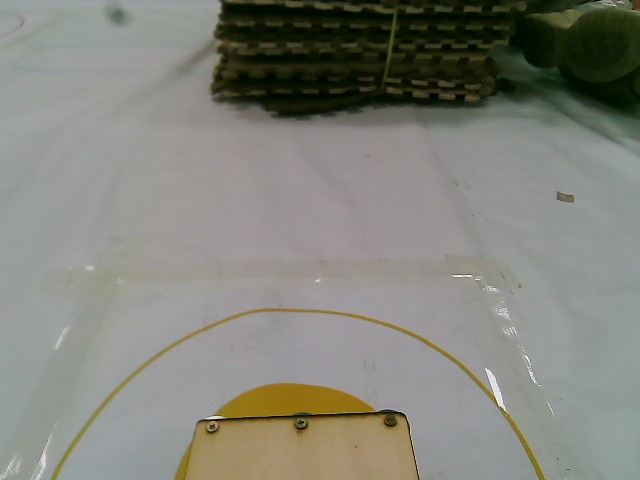
#> input picture assets/ch3_yellow_servo0_reference.jpg, 640 x 480 px
$ python -i task_board_reader.py   (imports and definitions only)
#> lines starting #> are read from the running program, lines starting #| are printed output that depends on the picture; after the words box and inside, x2 and y2 are one past the last pixel; in counts of white or black regions, pixels touching at a corner belong together
#> further down, picture is the input picture: shape (480, 640, 3); mean B, G, R 122.8, 131.3, 130.6
#!/usr/bin/env python3
"""RoboCup task-board reader: OpenCV rectification + lightweight Chinese OCR.

Designed for Cooper3516833584/car_for_robocup.  The module deliberately owns
only camera/image perception.  It does not command the drive base and does not
know mission strategy.

Production intent:
- The car turns to face the board after the referee starts the round.
- A short burst of frames is passed to TaskBoardReader.
- Only a validated {red, blue, green} result whose sum is 4 is accepted.
- A failed read is an explicit failure; never silently default to 2/1/1.

The OCR dependency is imported lazily so the rest of the repository and unit
tests remain importable on machines without RapidOCR/ONNX Runtime.
"""

from __future__ import annotations

from collections import defaultdict
from dataclasses import dataclass
from itertools import islice
from pathlib import Path
import json
import math
import re
import sys
import unicodedata
from typing import Iterable, Protocol, Sequence

import numpy as np

try:
    import cv2  # type: ignore
except ImportError:  # pragma: no cover - exercised on minimal dev machines
    cv2 = None  # type: ignore


ColorName = str
Quad = tuple[
    tuple[float, float],
    tuple[float, float],
    tuple[float, float],
    tuple[float, float],
]


@dataclass(frozen=True, slots=True)
class OCRToken:
    text: str
    score: float = 1.0
    box: Quad | None = None

    # [18 lines left out: functions y_center, x_center, height, not called in this run]


@dataclass(frozen=True, slots=True)
class TaskCounts:
    red: int
    blue: int
    green: int

    # [6 lines left out: function __post_init__, not called in this run]

    @property
    def total(self) -> int:
        return self.red + self.blue + self.green

    @property
    def key(self) -> tuple[int, int, int]:
        return self.red, self.blue, self.green

    def as_dict(self) -> dict[str, int]:
        return {"red": self.red, "blue": self.blue, "green": self.green}


@dataclass(frozen=True, slots=True)
class ParsedTask:
    counts: TaskCounts | None
    confidence: float
    inferred_colors: tuple[ColorName, ...] = ()
    lines: tuple[str, ...] = ()
    reason: str | None = None

    @property
    def valid(self) -> bool:
        return self.counts is not None


@dataclass(frozen=True, slots=True)
class TaskBoardResult:
    counts: TaskCounts | None
    confidence: float
    raw_lines: tuple[str, ...] = ()
    inferred_colors: tuple[ColorName, ...] = ()
    board_quad: Quad | None = None
    source: str = "none"
    reason: str | None = None
    votes: int = 1

    @property
    def valid(self) -> bool:
        return self.counts is not None

    @property
    def task(self) -> dict[str, int] | None:
        return None if self.counts is None else self.counts.as_dict()

    # [12 lines left out: function to_json_dict, not called in this run]


@dataclass(frozen=True, slots=True)
class TaskBoardConfig:
    canonical_width_px: int = 1200
    canonical_height_px: int = 520
    minimum_quad_area_ratio: float = 0.035
    maximum_quad_area_ratio: float = 0.92
    minimum_aspect_ratio: float = 1.30
    maximum_aspect_ratio: float = 3.80
    minimum_rectangularity: float = 0.68
    minimum_board_brightness: float = 120.0
    minimum_ocr_score: float = 0.45
    allow_missing_color_inference: bool = True
    full_frame_fallback: bool = True
    enhanced_ocr_retry: bool = True
    required_consensus_votes: int = 3
    maximum_frames: int = 3
    debug_directory: Path | None = None

    def __post_init__(self) -> None:
        if self.canonical_width_px < 200 or self.canonical_height_px < 120:
            raise ValueError("canonical task-board image is too small")
        if not 0.0 < self.minimum_quad_area_ratio < self.maximum_quad_area_ratio <= 1.0:
            raise ValueError("invalid task-board area ratios")
        if not 1.0 < self.minimum_aspect_ratio < self.maximum_aspect_ratio:
            raise ValueError("invalid board aspect-ratio range")
        if not 0.0 <= self.minimum_rectangularity <= 1.0:
            raise ValueError("minimum_rectangularity must be in [0, 1]")
        if not 0.0 <= self.minimum_ocr_score <= 1.0:
            raise ValueError("minimum_ocr_score must be in [0, 1]")
        if self.required_consensus_votes <= 0 or self.maximum_frames <= 0:
            raise ValueError("consensus frame limits must be positive")
        if self.required_consensus_votes > self.maximum_frames:
            raise ValueError("required votes cannot exceed maximum frames")


class OCRBackend(Protocol):
    def recognize(self, image: np.ndarray) -> Sequence[OCRToken]: ...


class RapidOCRBackend:
    """Small adapter around RapidOCR's current RapidOCROutput API.

    Current RapidOCR exposes result.txts/result.scores/result.boxes.  The
    defensive legacy branch makes the component tolerant of older tuple-style
    returns encountered on pre-existing robot images.
    """

    def __init__(self) -> None:
        self._engine = None

    def _load(self):
        if self._engine is None:
            try:
                from rapidocr import RapidOCR  # type: ignore
            except ImportError as exc:  # pragma: no cover - hardware setup path
                raise RuntimeError(
                    "RapidOCR is not installed. Install requirements-task-board.txt"
                ) from exc
            self._engine = RapidOCR()
        return self._engine

    def recognize(self, image: np.ndarray) -> Sequence[OCRToken]:
        engine = self._load()
        result = engine(image, use_cls=False)
        if result is None:
            return ()

        if hasattr(result, "txts"):
            texts = getattr(result, "txts", None)
            texts = () if texts is None else texts
            scores = getattr(result, "scores", None)
            scores = () if scores is None else scores
            boxes = getattr(result, "boxes", None)
            tokens: list[OCRToken] = []
            for index, text in enumerate(texts):
                score = float(scores[index]) if index < len(scores) else 1.0
                box = _coerce_quad(boxes[index]) if boxes is not None and index < len(boxes) else None
                tokens.append(OCRToken(str(text), score, box))
            return tokens

        # Older RapidOCR releases returned (result, elapsed).  Each result item
        # commonly looked like [box, text, score].
        payload = result[0] if isinstance(result, tuple) and result else result
        tokens = []
        if isinstance(payload, (list, tuple)):
            for item in payload:
                if not isinstance(item, (list, tuple)) or len(item) < 2:
                    continue
                box = _coerce_quad(item[0])
                text = str(item[1])
                score = float(item[2]) if len(item) >= 3 else 1.0
                tokens.append(OCRToken(text, score, box))
        return tokens


def _require_opencv() -> None:
    if cv2 is None:
        raise RuntimeError("OpenCV (cv2) is required for task-board image processing")


# [53 lines left out: functions _coerce_quad, order_quad, warp_task_board, _quad_metrics, not called in this run]


def find_task_board_quad(image: np.ndarray, config: TaskBoardConfig = TaskBoardConfig()) -> np.ndarray | None:
    """Locate a likely white landscape KT-board quadrilateral.

    This intentionally does not assume the exact sample-board layout.  It scores
    large bright quadrilaterals and leaves whole-frame OCR as a fallback.
    """
    _require_opencv()
    if image is None or image.ndim not in (2, 3):
        raise ValueError("image must be a grayscale or BGR numpy array")
    gray = image if image.ndim == 2 else cv2.cvtColor(image, cv2.COLOR_BGR2GRAY)
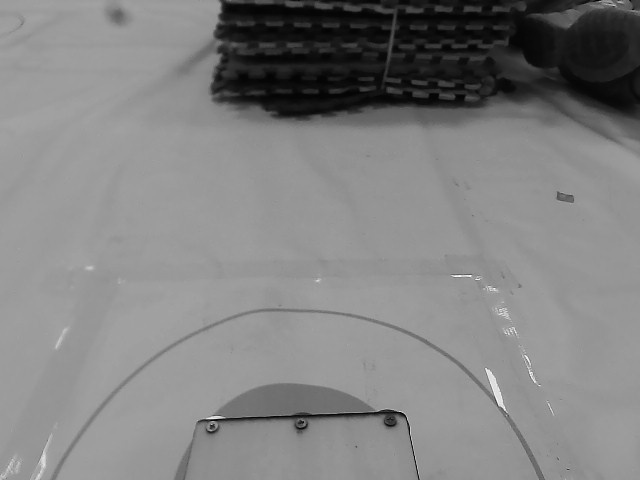
#> gray: shape (480, 640); min 1, max 253, mean 130.1
    blurred = cv2.GaussianBlur(gray, (5, 5), 0)
    edges = cv2.Canny(blurred, 45, 145)
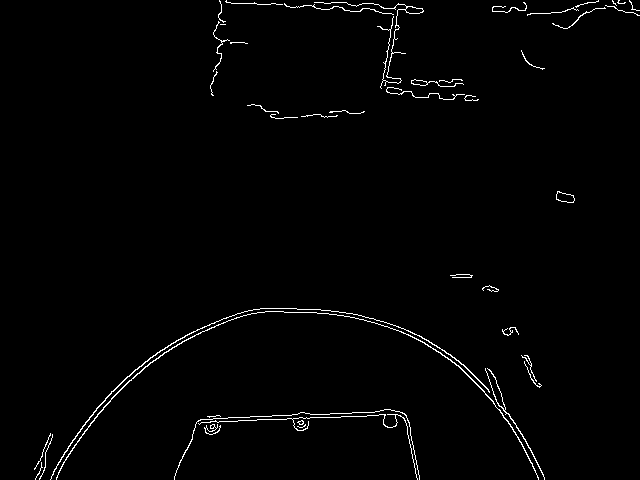
#> edges: shape (480, 640); 1.4% white in thin lines or dots
    kernel = cv2.getStructuringElement(cv2.MORPH_RECT, (5, 5))
    edges = cv2.morphologyEx(edges, cv2.MORPH_CLOSE, kernel, iterations=2)
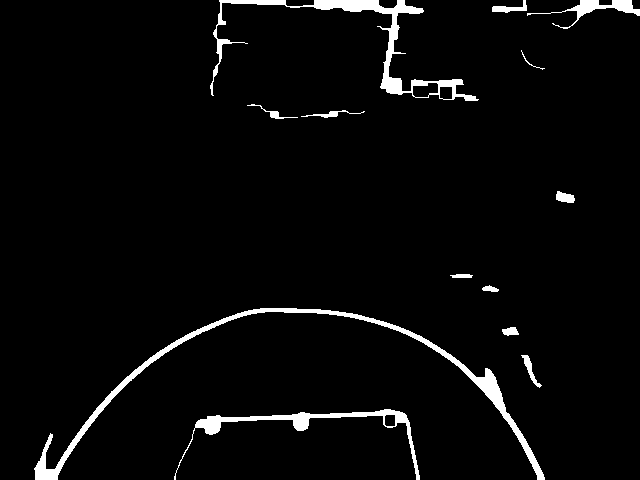
#> edges: shape (480, 640); 3.5% white; 13 white regions, largest, box (x1, y1, x2, y2) and area: (34, 308, 545, 480) 4112, (210, 0, 479, 101) 3004, (174, 409, 420, 480) 1826

    # A second contour source helps when the border is weak but the board face
    # is much brighter than its surroundings.
    _, bright = cv2.threshold(blurred, 0, 255, cv2.THRESH_BINARY + cv2.THRESH_OTSU)
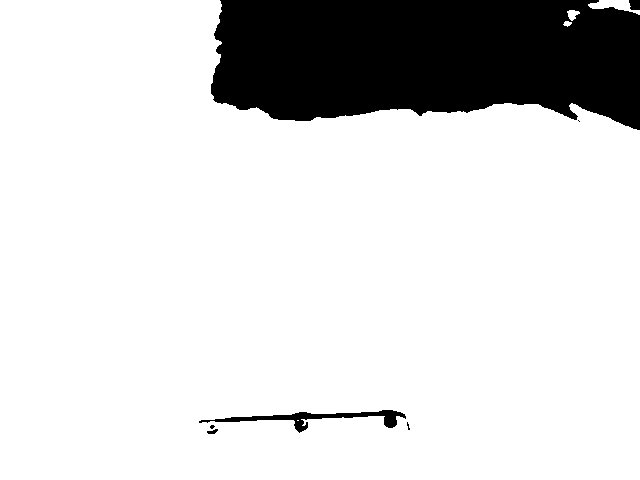
#> bright: shape (480, 640); 84.3% white; 7 black regions (3 under 20 px), largest, box (x1, y1, x2, y2) and area: (211, 0, 640, 130) 47019, (199, 410, 406, 433) 1189, (629, 0, 640, 10) 101, (207, 429, 218, 434) 34
    sources = (edges, bright)
    best: tuple[float, np.ndarray] | None = None
    image_area = image.shape[0] * image.shape[1]
#> image_area = 307200

    for source_index, source in enumerate(sources):
        contours, _ = cv2.findContours(source, cv2.RETR_LIST, cv2.CHAIN_APPROX_SIMPLE)
        for contour in contours:
            area = abs(float(cv2.contourArea(contour)))
            if area < config.minimum_quad_area_ratio * image_area:
                continue
            perimeter = float(cv2.arcLength(contour, True))
            if perimeter <= 0.0:
                continue
            approx = cv2.approxPolyDP(contour, 0.018 * perimeter, True)
            if len(approx) != 4 or not cv2.isContourConvex(approx):
                continue
            quad = approx.reshape(4, 2).astype(np.float32)
            h, w = image.shape[:2]
            boundary_hits = sum(
                1
                for x, y in quad
                if x <= 3.0 or y <= 3.0 or x >= w - 4.0 or y >= h - 4.0
            )
            if boundary_hits >= 2:
                continue
            area_ratio, aspect, rectangularity, brightness = _quad_metrics(quad, image.shape, gray)
            if source_index == 1 and area_ratio > 0.45:
                # The bright-mask source can otherwise mistake a large wall or
                # floor region touching the horizon for the white task board.
                continue
            if not config.minimum_quad_area_ratio <= area_ratio <= config.maximum_quad_area_ratio:
                continue
            if not config.minimum_aspect_ratio <= aspect <= config.maximum_aspect_ratio:
                continue
            if rectangularity < config.minimum_rectangularity:
                continue
            if brightness < config.minimum_board_brightness:
                continue
            aspect_preference = math.exp(-abs(math.log(max(aspect, 1e-6) / 2.30)))
            brightness_score = min(1.0, max(0.0, (brightness - 100.0) / 155.0))
            border_bonus = 0.05 if source_index == 0 else 0.0
            score = (
                1.75 * area_ratio
                + 0.55 * rectangularity
                + 0.30 * brightness_score
                + 0.20 * aspect_preference
                + border_bonus
            )
            if best is None or score > best[0]:
                best = (score, order_quad(quad))
#> this loop made 2 passes
#> source_index on passes 1 to 2: 0, 1
    return None if best is None else best[1]


def enhance_for_ocr(image: np.ndarray) -> np.ndarray:
    _require_opencv()
    gray = image if image.ndim == 2 else cv2.cvtColor(image, cv2.COLOR_BGR2GRAY)
    clahe = cv2.createCLAHE(clipLimit=1.8, tileGridSize=(8, 8))
    enhanced = clahe.apply(gray)
    blurred = cv2.GaussianBlur(enhanced, (0, 0), 1.0)
    sharpened = cv2.addWeighted(enhanced, 1.55, blurred, -0.55, 0)
    return cv2.cvtColor(sharpened, cv2.COLOR_GRAY2BGR)


_CHINESE_DIGITS = {
    "零": 0,
    "〇": 0,
    "一": 1,
    "二": 2,
    "两": 2,
    "兩": 2,
    "三": 3,
    "四": 4,
}
_COLOR_ALIASES: dict[ColorName, tuple[str, ...]] = {
    "red": ("红色", "紅色", "红", "紅"),
    "blue": ("蓝色", "藍色", "蓝", "藍"),
    "green": ("绿色", "綠色", "緑色", "绿", "綠", "緑"),
}
_SAFE_REPLACEMENTS = {
    "紅色": "红色",
    "藍色": "蓝色",
    "綠色": "绿色",
    "緑色": "绿色",
    "地快": "地块",
    "物資": "物资",
}
_COLOR_PATTERN = re.compile("[红紅蓝藍绿綠緑]色?")
_COLOR_NAMES = dict(zip("红紅蓝藍绿綠緑", ("red", "red", "blue", "blue", "green", "green", "green")))
_NUMBER_PATTERN = re.compile(r"[-−]?[0-9零〇一二两兩三四五六七八九十百]+(?:[.点][0-9]+)?")
_COUNT_GAP = r"[\s:：,，;；、|()（）\[\]【】=。．]{0,8}"
# Capture whole numeric tokens (including invalid ones), never the first digit
# of e.g. 12 or -1. Region identifiers are ignored only when quantity semantics
# supply explicit evidence inside the same color span.
_STRONG_COUNT_PATTERNS = (
    re.compile(r"(?:需要|需)?(?:投入|投放|投)" + _COUNT_GAP + "(" + _NUMBER_PATTERN.pattern + ")"),
    re.compile(r"(?:物资)?数量" + _COUNT_GAP + "(" + _NUMBER_PATTERN.pattern + ")"),
    re.compile("(" + _NUMBER_PATTERN.pattern + ")" + _COUNT_GAP
               + r"(?:个|件)" + _COUNT_GAP + r"(?:救援)?物资"),
)


# [171 lines left out: functions normalize_ocr_text, _digit_value, _token_line_groups, ocr_lines, _extract_count_from_color_span, _extract_counts and 1 more, not called in this run]


class TaskBoardReader:
    def __init__(
        self,
        config: TaskBoardConfig = TaskBoardConfig(),
        ocr_backend: OCRBackend | None = None,
    ) -> None:
        self.config = config
        self.ocr = ocr_backend or RapidOCRBackend()
        self._debug_sequence = 0

    def recognize_frame(self, frame: np.ndarray) -> TaskBoardResult:
        _require_opencv()
        if frame is None or not isinstance(frame, np.ndarray) or frame.size == 0:
            return TaskBoardResult(None, 0.0, reason="empty frame")

        quad = find_task_board_quad(frame, self.config)
        candidates: list[tuple[str, np.ndarray, Quad | None]] = []
        if quad is not None:
            warped = warp_task_board(
                frame,
                quad,
                width=self.config.canonical_width_px,
                height=self.config.canonical_height_px,
            )
            candidates.append(("rectified", warped, _coerce_quad(quad)))
        if self.config.full_frame_fallback:
            candidates.append(("full_frame", frame, None))

        if not candidates:
            self._save_debug(frame, None, None, (), "no_board_candidate")
            return TaskBoardResult(None, 0.0, board_quad=None, reason="task board not found")

        failures: list[str] = []
        best_invalid: TaskBoardResult | None = None
        for source, image, source_quad in candidates:
            attempts = [(source, image)]
            if self.config.enhanced_ocr_retry:
                attempts.append((source + "_enhanced", enhance_for_ocr(image)))
            for attempt_source, attempt_image in attempts:
                try:
                    tokens = tuple(self.ocr.recognize(attempt_image))
                except Exception as exc:
                    return TaskBoardResult(None, 0.0, source=attempt_source,
                                           reason=f"OCR backend failed: {type(exc).__name__}: {exc}", votes=0)
                parsed = parse_task_tokens(
                    tokens,
                    minimum_score=self.config.minimum_ocr_score,
                    allow_missing_color_inference=self.config.allow_missing_color_inference,
                )
                result = TaskBoardResult(
                    parsed.counts,
                    parsed.confidence,
                    parsed.lines,
                    parsed.inferred_colors,
                    source_quad,
                    attempt_source,
                    parsed.reason,
                )
                self._save_debug(frame, source_quad, attempt_image, tokens, attempt_source, result)
                if result.valid:
                    return result
                failures.append(f"{attempt_source}: {parsed.reason}")
                if best_invalid is None or result.confidence > best_invalid.confidence:
                    best_invalid = result
#> this loop made 1 pass
#> (source, source_quad) on pass 1: ('full_frame', None)
#> pass 1, in enhance_for_ocr, `enhanced = clahe.apply(gray)`:
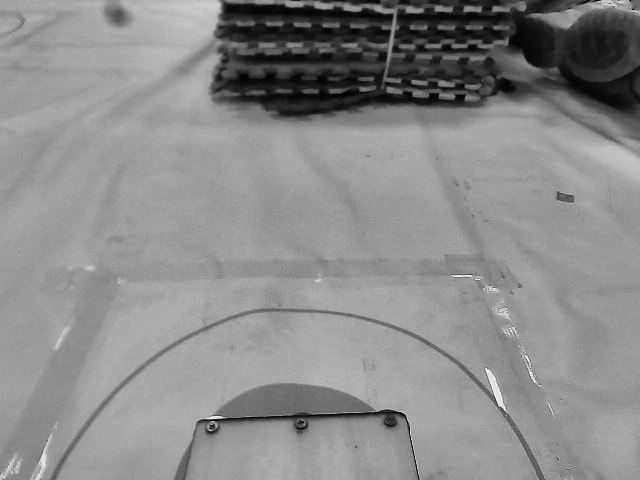
#> enhanced: shape (480, 640); min 1, max 253, mean 139.2
#> after the loop, failures = []

        if best_invalid is not None:
            return TaskBoardResult(
                None,
                best_invalid.confidence,
                best_invalid.raw_lines,
                best_invalid.inferred_colors,
                best_invalid.board_quad,
                best_invalid.source,
                "; ".join(failures),
            )
        return TaskBoardResult(None, 0.0, reason="; ".join(failures) or "OCR failed")

    # [135 lines left out: functions recognize_frames, recognize_camera, _merge_votes, _save_debug, not called in this run]


__all__ = [
    "OCRBackend",
    "OCRToken",
    "ParsedTask",
    "RapidOCRBackend",
    "TaskBoardConfig",
    "TaskBoardReader",
    "TaskBoardResult",
    "TaskCounts",
    "enhance_for_ocr",
    "find_task_board_quad",
    "normalize_ocr_text",
    "ocr_lines",
    "order_quad",
    "parse_task_tokens",
    "warp_task_board",
]

>>> import cv2
>>> picture = cv2.imread('../../assets/ch3_yellow_servo0_reference.jpg')
#> (the run stopped early here; a loop or call above may not have finished)
